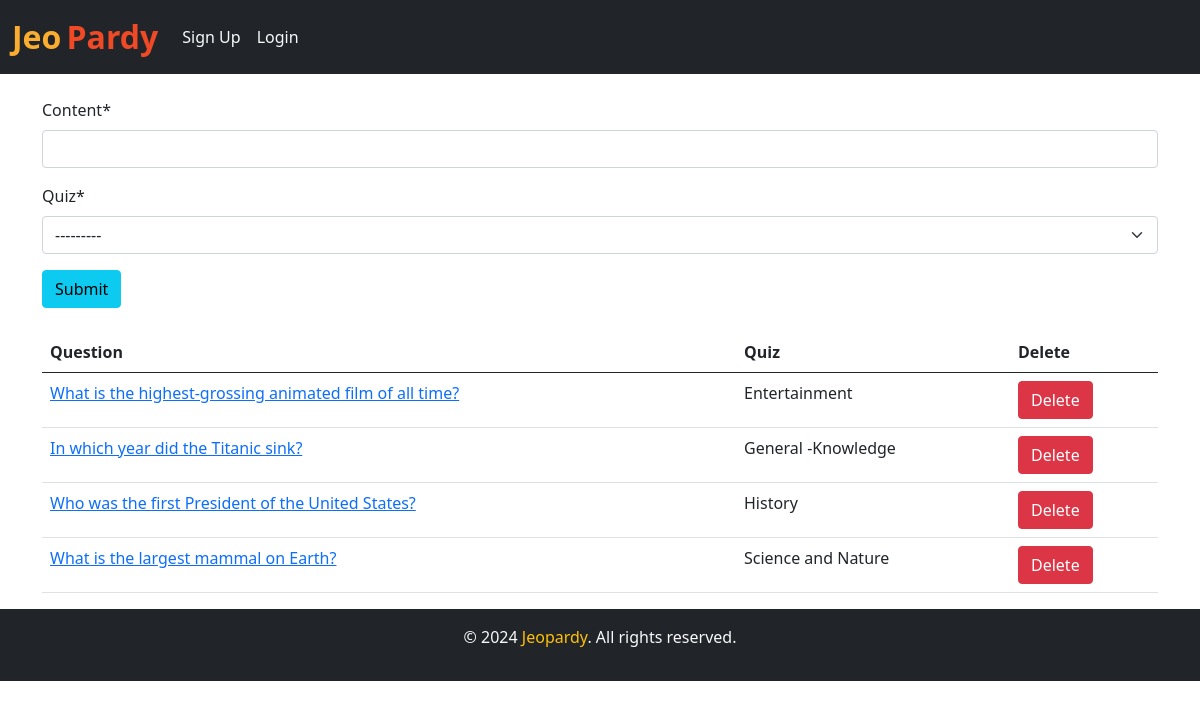
/quiz/add_question/, run on the app's committed database.
### quizzes/models.py (models this page shows, shortened)
class Question(models.Model):
    content = models.CharField(max_length=200)
    quiz = models.ForeignKey(Quiz, on_delete=models.CASCADE)

class Quiz(models.Model):
    name = models.CharField(max_length=50)
    desc = models.CharField(max_length=500)
    number_of_questions = models.IntegerField(default=1)
    time = models.IntegerField(help_text="Duration of the quiz in seconds", default="1")
    category = models.ForeignKey(Category, on_delete=models.CASCADE, null=True)
    def __str__(self):
        return self.name

### quizzes/views.py (the view)
# urls.py: path('add_question/', views.add_question, name='add_question'),
def add_question(request):
    questions = Question.objects.all()
    questions = Question.objects.filter().order_by('-id')
    if request.method=="POST":
        form = QuestionForm(request.POST)
        if form.is_valid():
            form.save()
            return render(request, "add_question.html")
    else:
        form=QuestionForm()
    return render(request, "add_question.html", {'form':form, 'questions':questions})

### quizzes/forms.py
class QuestionForm(forms.ModelForm):
    class Meta:
        model = Question
        fields = ('content', 'quiz')

### quizzes/templates/add_question.html (shortened to what this page needs)
{% extends 'base.html' %}
{% load crispy_forms_tags %}
{% block body %}
<div class="container mt-4">
  <form action="/add_question/" method="POST">
    {{ form | crispy }}
    <button type="submit" class="btn btn-info">Submit</button>
  </form>
  <br>
  <table class="table">
    <thead>
      <tr>
        <th>Question</th>
        <th>Quiz</th>
        <th>Delete</th>
      </tr>
    </thead>
    {% for question in questions %}
    <tr>
      <td><a href="/add_options/{{question.id}}/">{{question.content}}</a></td>
      <td>{{question.quiz}}</td>
      <td><a href="/delete_question/{{question.id}}/" class="btn btn-danger">Delete</a></td>
    </tr>
    {% endfor %}
  </table>
</div>
{% endblock %}

### data on the page
Question: content "What is the highest-grossing animated film of all time?", quiz "Entertainment"
Question: content "In which year did the Titanic sink?", quiz "General -Knowledge"
Question: content "Who was the first President of the United States?", quiz "History"
Question: content "What is the largest mammal on Earth?", quiz "Science and Nature"
